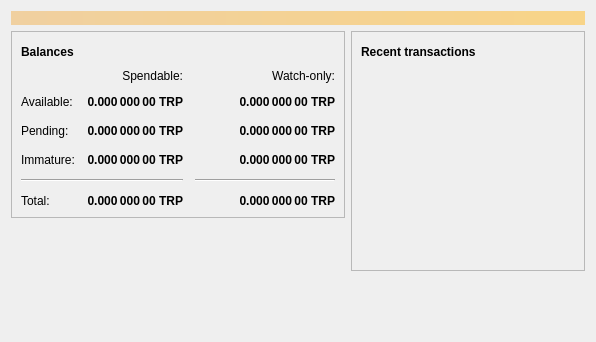
<?xml version="1.0" encoding="UTF-8"?>
<ui version="4.0">
 <class>OverviewPage</class>
 <widget class="QWidget" name="OverviewPage">
  <property name="geometry">
   <rect>
    <x>0</x>
    <y>0</y>
    <width>596</width>
    <height>342</height>
   </rect>
  </property>
  <property name="windowTitle">
   <string>Form</string>
  </property>
  <layout class="QVBoxLayout" name="topLayout">
   <item>
    <widget class="QLabel" name="labelAlerts">
     <property name="visible">
      <bool>false</bool>
     </property>
     <property name="styleSheet">
      <string notr="true">QLabel { background-color: qlineargradient(x1: 0, y1: 0, x2: 1, y2: 0, stop:0 #F0D0A0, stop:1 #F8D488); color:#000000; }</string>
     </property>
     <property name="wordWrap">
      <bool>true</bool>
     </property>
     <property name="margin">
      <number>3</number>
     </property>
     <property name="textInteractionFlags">
      <set>Qt::TextSelectableByMouse</set>
     </property>
    </widget>
   </item>
   <item>
    <layout class="QHBoxLayout" name="horizontalLayout" stretch="1,1">
     <item>
      <layout class="QVBoxLayout" name="verticalLayout_2">
       <item>
        <widget class="QFrame" name="frame">
         <property name="frameShape">
          <enum>QFrame::StyledPanel</enum>
         </property>
         <property name="frameShadow">
          <enum>QFrame::Raised</enum>
         </property>
         <layout class="QVBoxLayout" name="verticalLayout_4">
          <item>
           <layout class="QHBoxLayout" name="horizontalLayout_4">
            <item>
             <widget class="QLabel" name="label_5">
              <property name="font">
               <font>
                <weight>75</weight>
                <bold>true</bold>
               </font>
              </property>
              <property name="text">
               <string>Balances</string>
              </property>
             </widget>
            </item>
            <item>
             <widget class="QPushButton" name="labelWalletStatus">
              <property name="enabled">
               <bool>true</bool>
              </property>
              <property name="maximumSize">
               <size>
                <width>30</width>
                <height>16777215</height>
               </size>
              </property>
              <property name="toolTip">
               <string>The displayed information may be out of date. Your wallet automatically synchronizes with the TarpCoin network after a connection is established, but this process has not completed yet.</string>
              </property>
              <property name="text">
               <string/>
              </property>
              <property name="icon">
               <iconset resource="../bitcoin.qrc">
                <normaloff>:/icons/warning</normaloff>
                <disabledoff>:/icons/warning</disabledoff>:/icons/warning</iconset>
              </property>
              <property name="iconSize">
               <size>
                <width>24</width>
                <height>24</height>
               </size>
              </property>
              <property name="flat">
               <bool>true</bool>
              </property>
             </widget>
            </item>
            <item>
             <spacer name="horizontalSpacer_3">
              <property name="orientation">
               <enum>Qt::Horizontal</enum>
              </property>
              <property name="sizeHint" stdset="0">
               <size>
                <width>40</width>
                <height>20</height>
               </size>
              </property>
             </spacer>
            </item>
           </layout>
          </item>
          <item>
           <layout class="QGridLayout" name="gridLayout">
            <property name="spacing">
             <number>12</number>
            </property>
            <item row="2" column="2">
             <widget class="QLabel" name="labelWatchPending">
              <property name="font">
               <font>
                <weight>75</weight>
                <bold>true</bold>
               </font>
              </property>
              <property name="cursor">
               <cursorShape>IBeamCursor</cursorShape>
              </property>
              <property name="toolTip">
               <string>Unconfirmed transactions to watch-only addresses</string>
              </property>
              <property name="text">
               <string notr="true">0.000 000 00 TRP</string>
              </property>
              <property name="alignment">
               <set>Qt::AlignRight|Qt::AlignTrailing|Qt::AlignVCenter</set>
              </property>
              <property name="textInteractionFlags">
               <set>Qt::LinksAccessibleByMouse|Qt::TextSelectableByKeyboard|Qt::TextSelectableByMouse</set>
              </property>
             </widget>
            </item>
            <item row="2" column="1">
             <widget class="QLabel" name="labelUnconfirmed">
              <property name="font">
               <font>
                <weight>75</weight>
                <bold>true</bold>
               </font>
              </property>
              <property name="cursor">
               <cursorShape>IBeamCursor</cursorShape>
              </property>
              <property name="toolTip">
               <string>Total of transactions that have yet to be confirmed, and do not yet count toward the spendable balance</string>
              </property>
              <property name="text">
               <string notr="true">0.000 000 00 TRP</string>
              </property>
              <property name="alignment">
               <set>Qt::AlignRight|Qt::AlignTrailing|Qt::AlignVCenter</set>
              </property>
              <property name="textInteractionFlags">
               <set>Qt::LinksAccessibleByMouse|Qt::TextSelectableByKeyboard|Qt::TextSelectableByMouse</set>
              </property>
             </widget>
            </item>
            <item row="3" column="2">
             <widget class="QLabel" name="labelWatchImmature">
              <property name="font">
               <font>
                <weight>75</weight>
                <bold>true</bold>
               </font>
              </property>
              <property name="cursor">
               <cursorShape>IBeamCursor</cursorShape>
              </property>
              <property name="toolTip">
               <string>Mined balance in watch-only addresses that has not yet matured</string>
              </property>
              <property name="text">
               <string notr="true">0.000 000 00 TRP</string>
              </property>
              <property name="alignment">
               <set>Qt::AlignRight|Qt::AlignTrailing|Qt::AlignVCenter</set>
              </property>
              <property name="textInteractionFlags">
               <set>Qt::LinksAccessibleByMouse|Qt::TextSelectableByKeyboard|Qt::TextSelectableByMouse</set>
              </property>
             </widget>
            </item>
            <item row="4" column="0" colspan="2">
             <widget class="Line" name="line">
              <property name="orientation">
               <enum>Qt::Horizontal</enum>
              </property>
             </widget>
            </item>
            <item row="4" column="2">
             <widget class="Line" name="lineWatchBalance">
              <property name="sizePolicy">
               <sizepolicy hsizetype="Preferred" vsizetype="Fixed">
                <horstretch>0</horstretch>
                <verstretch>0</verstretch>
               </sizepolicy>
              </property>
              <property name="minimumSize">
               <size>
                <width>140</width>
                <height>0</height>
               </size>
              </property>
              <property name="orientation">
               <enum>Qt::Horizontal</enum>
              </property>
             </widget>
            </item>
            <item row="5" column="0">
             <widget class="QLabel" name="labelTotalText">
              <property name="text">
               <string>Total:</string>
              </property>
             </widget>
            </item>
            <item row="3" column="1">
             <widget class="QLabel" name="labelImmature">
              <property name="font">
               <font>
                <weight>75</weight>
                <bold>true</bold>
               </font>
              </property>
              <property name="cursor">
               <cursorShape>IBeamCursor</cursorShape>
              </property>
              <property name="toolTip">
               <string>Mined balance that has not yet matured</string>
              </property>
              <property name="text">
               <string notr="true">0.000 000 00 TRP</string>
              </property>
              <property name="alignment">
               <set>Qt::AlignRight|Qt::AlignTrailing|Qt::AlignVCenter</set>
              </property>
              <property name="textInteractionFlags">
               <set>Qt::LinksAccessibleByMouse|Qt::TextSelectableByKeyboard|Qt::TextSelectableByMouse</set>
              </property>
             </widget>
            </item>
            <item row="2" column="3">
             <spacer name="horizontalSpacer_2">
              <property name="orientation">
               <enum>Qt::Horizontal</enum>
              </property>
              <property name="sizeHint" stdset="0">
               <size>
                <width>40</width>
                <height>20</height>
               </size>
              </property>
             </spacer>
            </item>
            <item row="3" column="0">
             <widget class="QLabel" name="labelImmatureText">
              <property name="text">
               <string>Immature:</string>
              </property>
             </widget>
            </item>
            <item row="5" column="1">
             <widget class="QLabel" name="labelTotal">
              <property name="font">
               <font>
                <weight>75</weight>
                <bold>true</bold>
               </font>
              </property>
              <property name="cursor">
               <cursorShape>IBeamCursor</cursorShape>
              </property>
              <property name="toolTip">
               <string>Your current total balance</string>
              </property>
              <property name="text">
               <string notr="true">0.000 000 00 TRP</string>
              </property>
              <property name="alignment">
               <set>Qt::AlignRight|Qt::AlignTrailing|Qt::AlignVCenter</set>
              </property>
              <property name="textInteractionFlags">
               <set>Qt::LinksAccessibleByMouse|Qt::TextSelectableByKeyboard|Qt::TextSelectableByMouse</set>
              </property>
             </widget>
            </item>
            <item row="5" column="2">
             <widget class="QLabel" name="labelWatchTotal">
              <property name="font">
               <font>
                <weight>75</weight>
                <bold>true</bold>
               </font>
              </property>
              <property name="cursor">
               <cursorShape>IBeamCursor</cursorShape>
              </property>
              <property name="toolTip">
               <string>Current total balance in watch-only addresses</string>
              </property>
              <property name="text">
               <string notr="true">0.000 000 00 TRP</string>
              </property>
              <property name="alignment">
               <set>Qt::AlignRight|Qt::AlignTrailing|Qt::AlignVCenter</set>
              </property>
              <property name="textInteractionFlags">
               <set>Qt::LinksAccessibleByMouse|Qt::TextSelectableByKeyboard|Qt::TextSelectableByMouse</set>
              </property>
             </widget>
            </item>
            <item row="0" column="2">
             <widget class="QLabel" name="labelWatchonly">
              <property name="text">
               <string>Watch-only:</string>
              </property>
              <property name="alignment">
               <set>Qt::AlignRight|Qt::AlignTrailing|Qt::AlignVCenter</set>
              </property>
             </widget>
            </item>
            <item row="1" column="0">
             <widget class="QLabel" name="labelBalanceText">
              <property name="text">
               <string>Available:</string>
              </property>
             </widget>
            </item>
            <item row="1" column="1">
             <widget class="QLabel" name="labelBalance">
              <property name="font">
               <font>
                <weight>75</weight>
                <bold>true</bold>
               </font>
              </property>
              <property name="cursor">
               <cursorShape>IBeamCursor</cursorShape>
              </property>
              <property name="toolTip">
               <string>Your current spendable balance</string>
              </property>
              <property name="text">
               <string notr="true">0.000 000 00 TRP</string>
              </property>
              <property name="alignment">
               <set>Qt::AlignRight|Qt::AlignTrailing|Qt::AlignVCenter</set>
              </property>
              <property name="textInteractionFlags">
               <set>Qt::LinksAccessibleByMouse|Qt::TextSelectableByKeyboard|Qt::TextSelectableByMouse</set>
              </property>
             </widget>
            </item>
            <item row="1" column="2">
             <widget class="QLabel" name="labelWatchAvailable">
              <property name="font">
               <font>
                <weight>75</weight>
                <bold>true</bold>
               </font>
              </property>
              <property name="cursor">
               <cursorShape>IBeamCursor</cursorShape>
              </property>
              <property name="toolTip">
               <string>Your current balance in watch-only addresses</string>
              </property>
              <property name="text">
               <string notr="true">0.000 000 00 TRP</string>
              </property>
              <property name="alignment">
               <set>Qt::AlignRight|Qt::AlignTrailing|Qt::AlignVCenter</set>
              </property>
              <property name="textInteractionFlags">
               <set>Qt::LinksAccessibleByMouse|Qt::TextSelectableByKeyboard|Qt::TextSelectableByMouse</set>
              </property>
             </widget>
            </item>
            <item row="2" column="0">
             <widget class="QLabel" name="labelPendingText">
              <property name="text">
               <string>Pending:</string>
              </property>
             </widget>
            </item>
            <item row="0" column="1">
             <widget class="QLabel" name="labelSpendable">
              <property name="text">
               <string>Spendable:</string>
              </property>
              <property name="alignment">
               <set>Qt::AlignRight|Qt::AlignTrailing|Qt::AlignVCenter</set>
              </property>
             </widget>
            </item>
           </layout>
          </item>
         </layout>
        </widget>
       </item>
       <item>
        <spacer name="verticalSpacer">
         <property name="orientation">
          <enum>Qt::Vertical</enum>
         </property>
         <property name="sizeHint" stdset="0">
          <size>
           <width>20</width>
           <height>40</height>
          </size>
         </property>
        </spacer>
       </item>
      </layout>
     </item>
     <item>
      <layout class="QVBoxLayout" name="verticalLayout_3">
       <item>
        <widget class="QFrame" name="frame_2">
         <property name="frameShape">
          <enum>QFrame::StyledPanel</enum>
         </property>
         <property name="frameShadow">
          <enum>QFrame::Raised</enum>
         </property>
         <layout class="QVBoxLayout" name="verticalLayout">
          <item>
           <layout class="QHBoxLayout" name="horizontalLayout_2">
            <item>
             <widget class="QLabel" name="label_4">
              <property name="font">
               <font>
                <weight>75</weight>
                <bold>true</bold>
               </font>
              </property>
              <property name="text">
               <string>Recent transactions</string>
              </property>
             </widget>
            </item>
            <item>
             <widget class="QPushButton" name="labelTransactionsStatus">
              <property name="enabled">
               <bool>true</bool>
              </property>
              <property name="maximumSize">
               <size>
                <width>30</width>
                <height>16777215</height>
               </size>
              </property>
              <property name="toolTip">
               <string>The displayed information may be out of date. Your wallet automatically synchronizes with the TarpCoin network after a connection is established, but this process has not completed yet.</string>
              </property>
              <property name="text">
               <string/>
              </property>
              <property name="icon">
               <iconset resource="../bitcoin.qrc">
                <normaloff>:/icons/warning</normaloff>
                <disabledoff>:/icons/warning</disabledoff>:/icons/warning</iconset>
              </property>
              <property name="iconSize">
               <size>
                <width>24</width>
                <height>24</height>
               </size>
              </property>
              <property name="flat">
               <bool>true</bool>
              </property>
             </widget>
            </item>
            <item>
             <spacer name="horizontalSpacer">
              <property name="orientation">
               <enum>Qt::Horizontal</enum>
              </property>
              <property name="sizeHint" stdset="0">
               <size>
                <width>40</width>
                <height>20</height>
               </size>
              </property>
             </spacer>
            </item>
           </layout>
          </item>
          <item>
           <widget class="QListView" name="listTransactions">
            <property name="styleSheet">
             <string notr="true">QListView { background: transparent; }</string>
            </property>
            <property name="frameShape">
             <enum>QFrame::NoFrame</enum>
            </property>
            <property name="verticalScrollBarPolicy">
             <enum>Qt::ScrollBarAlwaysOff</enum>
            </property>
            <property name="horizontalScrollBarPolicy">
             <enum>Qt::ScrollBarAlwaysOff</enum>
            </property>
            <property name="selectionMode">
             <enum>QAbstractItemView::NoSelection</enum>
            </property>
           </widget>
          </item>
         </layout>
        </widget>
       </item>
       <item>
        <spacer name="verticalSpacer_2">
         <property name="orientation">
          <enum>Qt::Vertical</enum>
         </property>
         <property name="sizeHint" stdset="0">
          <size>
           <width>20</width>
           <height>40</height>
          </size>
         </property>
        </spacer>
       </item>
      </layout>
     </item>
    </layout>
   </item>
  </layout>
 </widget>
 <resources/>
 <connections/>
</ui>
